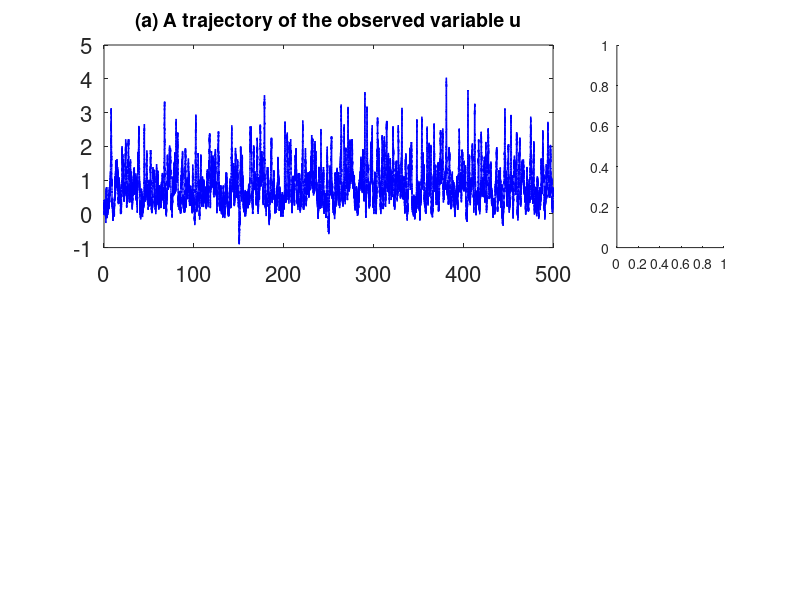

Reproduce this figure in MATLAB. (Note: this script raises an error after producing the figure.)
% Chapter 8
% Using CGNS for filtering, smoothing and conditional sampling
% The test model here is a nonlinear dyad model, where
% u is the observed variable and v is unobserved and needs to be recovered


rng(123) % fix the random number seed for repeating experiments
% Parameters
N = 100000; % total number of numerical integration time steps
dt = 0.005; % numerical integration time step;  
 
u_truth = zeros(1,N); % state variable u
v_truth = zeros(1,N); % state variable v

% Dimension of the hidden variables
% the code here is written for general cases where the dimension of the
% hidden variables is not necessarily to be one
Dim = 1; % Dimension of the hidden variables
Dim2 = 1; %Dim2 is Dim^2, the dimension of the covariance matrix;

% Model parameters
F_u = 1;
F_v = 1;
d_v = 0.8;
d_u = 0.8;
c = 1.2;
sigma_v = 2;
sigma_u = 0.5;


%%%%%%%%%%%%%%%%%%%%%%%%%%%%%%%%%%%%%%%%%%%%%%%%%%%%%%%%%%%%%%%%%%%%%%%%%%%
%%%%%%%%%%%%%%%%%%%%% Generating the truth signal %%%%%%%%%%%%%%%%%%%%%%%%%
%%%%%%%%%%%%%%%%%%%%%%%%%%%%%%%%%%%%%%%%%%%%%%%%%%%%%%%%%%%%%%%%%%%%%%%%%%%

% Run the model forward to generate the true signals
for i = 2:N
    u_truth(i) = u_truth(i-1) + ( ( - d_u + c * v_truth(i-1)) * u_truth(i-1) + F_u) * dt + sqrt(dt) * randn * sigma_u;
    v_truth(i) = v_truth(i-1) + (- d_v * v_truth(i-1) - c * u_truth(i-1)^2 + F_v) * dt + sqrt(dt) * randn * sigma_v;
end
 
% Plot the true signal and statistics
figure
subplot(2,4,1:3) % plot trajectory
plot(dt:dt:N*dt,u_truth,'b','linewidth',1)
box on
set(gca,'fontsize',16) 
title('(a) A trajectory of the observed variable u','fontsize',14)
subplot(2,4,4)
[fi,xx] = ksdensity(u_truth(1:10:end));
fi_G = normpdf(xx,mean(u_truth(1:10:end)),std(u_truth(1:10:end)));
hold on
plot(xx,fi,'b','linewidth',2)
plot(xx,fi_G,'k--','linewidth',2)
legend('Truth','Gaussian fit')
box on
set(gca,'fontsize',16) 
title('(b) PDF of u','fontsize',14)
subplot(2,4,5:7) % plot trajectory
plot(dt:dt:N*dt,v_truth,'b','linewidth',2)
box on
set(gca,'fontsize',16) 
title('(c) A trajectory of the hidden variable v','fontsize',14)
xlabel('t')
subplot(2,4,8)
[fi,xx] = ksdensity(v_truth(1:10:end));
fi_G = normpdf(xx,mean(v_truth(1:10:end)),std(v_truth(1:10:end)));
hold on
plot(xx,fi,'b','linewidth',2)
plot(xx,fi_G,'k--','linewidth',2)
legend('Truth','Gaussian fit')
box on
set(gca,'fontsize',16) 
title('(d) PDF of v','fontsize',14)
 

%%%%%%%%%%%%%%%%%%%%%%%%%%%%%%%%%%%%%%%%%%%%%%%%%%%%%%%%%%%%%%%%%%%%%%%%%%%
%%%%%%%%%%%%%%%%%%%%%%%%%%%%%% Filtering %%%%%%%%%%%%%%%%%%%%%%%%%%%%%%%%%%
%%%%%%%%%%%%%%%%%%%%%%%%%%%%%%%%%%%%%%%%%%%%%%%%%%%%%%%%%%%%%%%%%%%%%%%%%%%

% save the results of the posterior mean and posterior covariance
gamma_mean_trace = zeros(Dim,N);
gamma_cov_trace = zeros(Dim2,N);
% initial value of the posterior mean and posterior covariance
gamma_mean0 = zeros(Dim,1);
gamma_cov0 = eye(Dim)*0.01; % The initial covariance is arbitary for filtering but it must be nonzero to avoid singularity in smoothing
gamma_cov_trace(:,1) = reshape(gamma_cov0,Dim2,1); % save the initial covariance

for i = 2:N
    % matrices and vectors in the conditional Gaussian framework
    u0 = u_truth(i-1);
    u = u_truth(i);
    a1 = - d_v;
    a0 = - c * u0^2 + F_v;
    b1 = sigma_v;
    A0 = -d_u * u0 + F_u;
    A1 = c * u0;
    invBoB =  1/sigma_u/sigma_u;

    % time evolution of the posterior mean and posterior covariance
    gamma_mean = gamma_mean0 + (a0 + a1 * gamma_mean0) * dt + (gamma_cov0 * A1') * invBoB * (u-u0 - A0*dt-A1 * gamma_mean0 * dt);
    gamma_cov = gamma_cov0 + (a1 * gamma_cov0 + gamma_cov0 * a1' + b1 * b1' - (gamma_cov0 * A1') * invBoB * (gamma_cov0 * A1')') * dt;     
    
    % save the posterior statistics
    gamma_mean_trace(:,i) = gamma_mean;
    gamma_cov_trace(:,i) = gamma_cov;

    % update
    gamma_mean0 = gamma_mean;
    gamma_cov0 = gamma_cov;

end



%%%%%%%%%%%%%%%%%%%%%%%%%%%%%%%%%%%%%%%%%%%%%%%%%%%%%%%%%%%%%%%%%%%%%%%%%%%
%%%%%%%%%%%%%%%%%%%% Smoothing and backward sampling %%%%%%%%%%%%%%%%%%%%%%
%%%%%%%%%%%%%%%%%%%%%%%%%%%%%%%%%%%%%%%%%%%%%%%%%%%%%%%%%%%%%%%%%%%%%%%%%%%

mu_s = zeros(Dim,N); % Save the posterior mean in smoothing
R_s = zeros(Dim2,N); % Save the posterior covariance in smoothing
C = zeros(Dim2,N); % an intermediate matrix used in smoothing
 
% Smoothing is backward
% Intial values for smoothing (at the last time instant)
Num = 3; % the number of sampled trajectories 
rng(2); % fix the random number seed to reproduce the results
mu_s(:,end) = gamma_mean; % save the initial value of the smoother mean 
R_s(:,end) = reshape(gamma_cov,Dim2,1); % save the initial value of the smoother covariance
R_s_temp = gamma_cov; % an intermediate matrix
Y_Sampling = zeros(Num,N); % Save for the backward sampled trajectory
rd_Y = randn(Num,N); % pre-generated random numbers
for i = N-1:-1:1
    % Matrices and vectors in the conditional Gaussian smoothing and
    % backward sampling
    u0 = u_truth(:,i);
    a1 = - d_v;
    a0 = - c * u0^2 + F_v;    
    gamma_cov = reshape(gamma_cov_trace(:,i),Dim,Dim); % filter covariance is needed as the input of smoothing formula 
    C_temp = gamma_cov * (eye(Dim) + a1 * dt)' * (b1 * b1' * dt + (eye(Dim) + a1 * dt) * gamma_cov * (eye(Dim) + a1 * dt)')^(-1);
    C(:,i) = reshape(C_temp,Dim2,1);
    mu_s(:,i) = gamma_mean_trace(:,i) + C_temp * (mu_s(:,i+1) - a0 * dt - ( eye(Dim) + a1 * dt) * gamma_mean_trace(:,i)); % update the smoother mean
    R_s_temp = reshape(R_s(:,i+1),Dim,Dim);
    R_s_temp = gamma_cov + C_temp * (R_s_temp - (eye(Dim) + a1 * dt) * gamma_cov * (eye(Dim) + a1 * dt)' - b1 * b1 * dt) * C_temp';   
    R_s(:,i) = reshape(R_s_temp,Dim2,1); % update the smoother covariance (this line and the above two lines)
    Y_Sampling(:,i) = Y_Sampling(:,i+1) + (-a0 - a1 * Y_Sampling(:,i+1)) * dt + b1 * b1' * inv(gamma_cov) * (gamma_mean_trace(:,i) ... 
        - Y_Sampling(:,i+1)) * dt + b1 * rd_Y(:,i) * sqrt(dt); % Backward sampling; the sampled trajectory has random noise
end





figure
subplot(4,4,1:3) % plot trajectory
h0=plot(dt:dt:N*dt,u_truth,'g','linewidth',1);
box on
set(gca,'fontsize',16) 
title('(a) Time series','fontsize',16)
grid on
grid(gca,'minor')
xlim([275,290])
set(gca,'xtick',275:290)
subplot(4,4,4)
[fi,xx] = ksdensity(u_truth(1:10:end));
hold on
plot(xx,fi,'g','linewidth',2)
box on
set(gca,'fontsize',16) 
title('(b) PDFs','fontsize',16)
subplot(4,4,5:7) % plot trajectory
hold on
h1=plot(dt:dt:N*dt,v_truth,'b','linewidth',2);
h2=plot(dt:dt:N*dt,gamma_mean_trace,'r','linewidth',2);
gamma_upper = gamma_mean_trace+2*sqrt(gamma_cov_trace);
gamma_lower = gamma_mean_trace-2*sqrt(gamma_cov_trace);
tt = dt:dt:N*dt;
patch([tt,tt(end:-1:1)],[gamma_lower,gamma_upper(end:-1:1)],'r','facealpha',0.2,'linestyle','none');
box on
set(gca,'fontsize',16) 
xlim([275,290])
set(gca,'xtick',275:290)
grid on
grid(gca,'minor')
subplot(4,4,8)
[fi,xx] = ksdensity(v_truth(1:10:end));
[fi2,xx] = ksdensity(gamma_mean_trace(1:10:end),xx);
hold on
plot(xx,fi,'b','linewidth',2)
plot(xx,fi2,'r','linewidth',2)
box on
set(gca,'fontsize',16) 
subplot(4,4,9:11) % plot trajectory
hold on
plot(dt:dt:N*dt,v_truth,'b','linewidth',2)
h3=plot(dt:dt:N*dt,mu_s,'c','linewidth',2);
gamma_upper = mu_s+2*sqrt(R_s);
gamma_lower = mu_s-2*sqrt(R_s);
tt = dt:dt:N*dt;
patch([tt,tt(end:-1:1)],[gamma_lower,gamma_upper(end:-1:1)],'c','facealpha',0.2,'linestyle','none');
box on
set(gca,'fontsize',16) 
xlim([275,290])
set(gca,'xtick',275:290)
grid on
grid(gca,'minor')
subplot(4,4,12)
[fi,xx] = ksdensity(v_truth(1:10:end));
[fi3,xx] = ksdensity(mu_s(1:10:end),xx);
hold on
plot(xx,fi,'b','linewidth',2)
plot(xx,fi3,'c','linewidth',2)
box on
set(gca,'fontsize',16) 
subplot(4,4,13:15) % plot trajectory
hold on
plot(dt:dt:N*dt,v_truth,'b','linewidth',2)
h4=plot(dt:dt:N*dt,Y_Sampling(1,:),'color',[0.1,0.1,0.1],'linewidth',2);
h5=plot(dt:dt:N*dt,Y_Sampling(2,:),'color',[0.4,0.4,0.4],'linewidth',2);
h6=plot(dt:dt:N*dt,Y_Sampling(3,:),'color',[0.7,0.7,0.7],'linewidth',2);
legend([h0,h1,h2,h3,h4,h5,h6],'Truth of u','Truth of v','Filter mean','Smoother mean','Sampling 1','Sampling 2','Sampling 3')
box on
set(gca,'fontsize',16) 
xlabel('t')
xlim([275,290])
set(gca,'xtick',275:290)
grid on
grid(gca,'minor')
subplot(4,4,16)
[fi,xx] = ksdensity(v_truth(1:10:end));
[fi4,xx] = ksdensity(Y_Sampling(1,1:10:end),xx);
[fi5,xx] = ksdensity(Y_Sampling(2,1:10:end),xx);
[fi6,xx] = ksdensity(Y_Sampling(3,1:10:end),xx);
hold on
plot(xx,fi,'b','linewidth',2)
plot(xx,fi4,'color',[0.1,0.1,0.1],'linewidth',2)
plot(xx,fi5,'color',[0.4,0.4,0.4],'linewidth',2)
plot(xx,fi6,'color',[0.7,0.7,0.7],'linewidth',2)
box on
set(gca,'fontsize',16) 